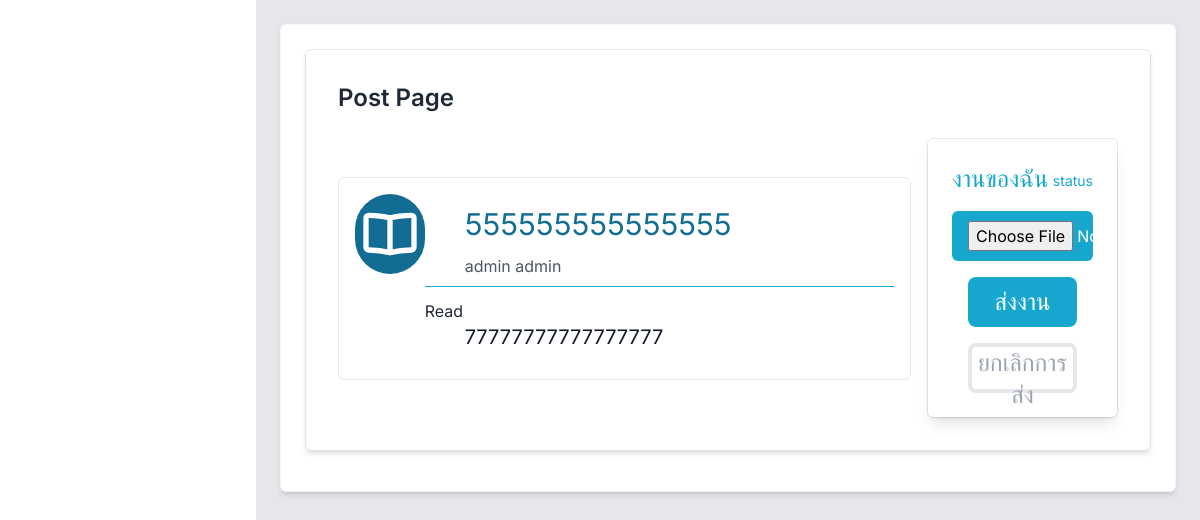
The app's page /Academic/topic.php?topic_id=8 with its own data.
### tables this page shows
CREATE TABLE `assignment` (
  `assignment_id` int(10) UNSIGNED ZEROFILL NOT NULL,
  `assignment_title` varchar(200) NOT NULL,
  `description` varchar(200) NOT NULL,
  `file_attachment` varchar(255) NOT NULL,
  `start_date` timestamp NOT NULL DEFAULT current_timestamp() ON UPDATE current_timestamp(),
  `due_date` datetime NOT NULL,
  `total_score` int(10) NOT NULL,
  `user_id` int(6) UNSIGNED ZEROFILL NOT NULL,
  `course_id` int(6) UNSIGNED ZEROFILL NOT NULL,
  `material_id` int(6) DEFAULT NULL
);

CREATE TABLE `user` (
  `user_id` int(6) UNSIGNED ZEROFILL NOT NULL,
  `firstname` varchar(200) NOT NULL,
  `lastname` varchar(200) NOT NULL,
  `email` varchar(200) NOT NULL,
  `password` varchar(200) NOT NULL,
  `dob` date NOT NULL,
  `gender` varchar(10) NOT NULL,
  `phonenum` varchar(10) NOT NULL,
  `profile_picture` varchar(255) NOT NULL,
  `role` varchar(255) NOT NULL
);

### Academic/topic.php (the view, shortened to what this page needs)
<?php include 'connectdatabase.php';
?>
<!DOCTYPE html>
<html lang="en">
<head>
    <link href="https://fonts.bunny.net/css?family=figtree:400,500,600&display=swap" rel="stylesheet" />
    <link href='https://unpkg.com/boxicons@2.1.4/css/boxicons.min.css' rel='stylesheet'>
    <link href="https://cdn.jsdelivr.net/npm/remixicon@3.5.0/fonts/remixicon.css" rel="stylesheet">
    <script src="https://cdn.tailwindcss.com"></script>
    <link href="style.css" rel="stylesheet">
</head>
<body class="text-gray-800 font-inter">
    <main class="w-full md:w-[calc(100%-256px)] md:ml-64 bg-gray-200 min-h-screen transition-all main">
        <div class="p-6">
            <div class="">
                <div class="grid grid-cols-1 lg:grid-cols-2 gap-6 mb-6">
                    <div class="bg-white border border-gray-100 shadow-md p-6 rounded-md lg:col-span-2 w-full">
                        <div class="flex flex-col lg:flex-row justify-between mb-4 items-start">
                            <div class="mx-auto bg-white p-8 border rounded-md shadow-md w-full">
                                <h2 class="text-2xl font-semibold mb-6">Post Page</h2>
                                <div class="flex flex-col lg:flex-row items-center gap-4  justify-center w-full">
                                    <div class="flex flex-col justify-center border rounded-md border-grey gap-6 w-full lg:w-3/4 h-full">
                                        <div class="flex p-4 bg-white rounded-3xl w-full h-fit">
                                            <div class="bg-[#136C94] rounded-full w-20 h-20 flex justify-center">
                                            </div>
                                            <?php
                                            if (isset($_GET['topic_id'])) {
                                                $assignment_id = $_GET['topic_id'];
                                                $sql = "SELECT assignment.*, user.firstname, user.lastname
                                                FROM assignment
                                                INNER JOIN user ON assignment.user_id = user.user_id
                                                WHERE assignment.assignment_id = '$assignment_id'";
                                                $result = mysqli_query($conn, $sql);
                                                while ($row = mysqli_fetch_array($result)) {
                                            ?>
                                                    <div class="w-full">
                                                        <div>
                                                            <h1 class="text-[#136C94] text-3xl px-10 pt-3"><?= $row['assignment_title'] ?></h1>
                                                        </div>
                                                        <div>
                                                            <h2 class="text-gray-600 text-base px-10 pt-3 pb-2"><?= $row['firstname'] . ' ' . $row['lastname'] ?></h2>
                                                        </div>
                                                        <div>
                                                            <hr class="border-[#17A7CE] pt-3">
                                                        </div>
                                                        <div>
                                                            <a href="../Academic/system/assignmentfile/<?= $row['file_attachment'] ?>" target="_blank" alt="<?= $row['file_attachment'] ?>">Read</a>
                                                            <p class="text-xl text-gray-900 px-10 mb-3">
                                                                <?= $row['description'] ?>
                                                            </p>
                                                        </div>
                                                    </div>
                                            <?php
                                                }
                                            } else {
                                                echo "Assignment ID is missing.";
                                            }
                                            ?>
                                        </div>
                                    </div>
                                    <div class="flex flex-col justify-center self-start  border rounded-md border-grey gap-6 w-full lg:w-1/4 h-full">
                                        <div class="flex flex-col justify-center bg-white rounded-md shadow-lg p-6 w-full h-full">
                                            <div class="flex justify-between">
                                                <span class="text-[#17A7CE] text-left text-2xl ">งานของฉัน</span>
                                                <span class="text-[#17A7CE] text-left text-sm  mt-2">status</span>
                                            </div>
                                            <div class="mt-4">
                                                <input type="file" name="assignmentfile" id="assignmentfile" class="bg-[#17A7CE] text-white  flex w-full px-4 py-2.5 rounded-md cursor-pointer hover:bg-blue-800 transition duration-300">
                                            </div>
                                            <div class="w-full mt-4 ">
                                                <div class="flex w-full px-4">
                                                    <button type="submit" id="submit" class="w-full bg-[#17A7CE] text-white h-[50px] rounded-lg hover:bg-blue-800 transition duration-300">
                                                        <h1 class="text-white text-2xl">ส่งงาน</h1>
                                                    </button>
                                                </div>
                                            </div>
                                            <div class="w-full mt-4">
                                                <div class="flex w-full px-4 ">
                                                    <button type="reset" id="cancle" onclick="cancleUpload()" class="w-full border-4 h-[50px] border-gray-200 rounded-lg hover:bg-gray-200">
                                                        <h1 class="text-gray-400 text-2xl ">ยกเลิกการส่ง</h1>
                                                    </button>
                                                </div>
                                            </div>
                                        </div>
                                    </div>
                                </div>
                            </div>
                        </div>
                    </div>
                </div>
            </div>
        </div>
    </main>
</body>
</html>

### Academic/style.css (style rules this page uses)
html { line-height: 1.5; -webkit-text-size-adjust: 100%; -moz-tab-size: 4; -o-tab-size: 4; tab-size: 4; font-family: ui-sans-serif, system-ui, -apple-system, BlinkMacSystemFont, "Segoe UI", Roboto, "Helvetica Neue", Arial, "Noto Sans", sans-serif, "Apple Color Emoji", "Segoe UI Emoji", "Segoe UI Symbol", "Noto Color Emoji"; font-feature-settings: normal; font-variation-settings: normal; }
body { margin: 0; line-height: inherit; }
hr { height: 0; color: inherit; border-top-width: 1px; }
h1, h2, h3, h4, h5, h6 { font-size: inherit; font-weight: inherit; }
a { color: inherit; text-decoration: inherit; }
button, input, optgroup, select, textarea { font-family: inherit; font-feature-settings: inherit; font-variation-settings: inherit; font-size: 100%; font-weight: inherit; line-height: inherit; color: inherit; margin: 0; padding: 0; }
button, select { text-transform: none; }
button, [type='button'], [type='reset'], [type='submit'] { -webkit-appearance: button; background-color: transparent; background-image: none; }
blockquote, dl, dd, h1, h2, h3, h4, h5, h6, hr, figure, p, pre { margin: 0; }
input::placeholder, textarea::placeholder { opacity: 1; color: #9ca3af; }
button, [role="button"] { cursor: pointer; }
img, svg, video, canvas, audio, iframe, embed, object { display: block; vertical-align: middle; }
.mb-4 { margin-bottom: 1rem; }
.mb-6 { margin-bottom: 1.5rem; }
.mt-2 { margin-top: 0.5rem; }
.mt-4 { margin-top: 1rem; }
.flex { display: flex; }
.grid { display: grid; }
.h-full { height: 100%; }
.min-h-screen { min-height: 100vh; }
.w-full { width: 100%; }
.grid-cols-1 { grid-template-columns: repeat(1, minmax(0, 1fr)); }
.items-start { align-items: flex-start; }
.items-center { align-items: center; }
.justify-center { justify-content: center; }
.justify-between { justify-content: space-between; }
.gap-4 { gap: 1rem; }
.gap-6 { gap: 1.5rem; }
.rounded-full { border-radius: 9999px; }
.rounded-md { border-radius: 0.375rem; }
.border { border-width: 1px; }
.border-gray-100 { --tw-border-opacity: 1; border-color: rgb(243 244 246 / var(--tw-border-opacity)); }
.border-gray-200 { --tw-border-opacity: 1; border-color: rgb(229 231 235 / var(--tw-border-opacity)); }
.bg-white { --tw-bg-opacity: 1; background-color: rgb(255 255 255 / var(--tw-bg-opacity)); }
.p-4 { padding: 1rem; }
.p-6 { padding: 1.5rem; }
.px-4 { padding-left: 1rem; padding-right: 1rem; }
.text-left { text-align: left; }
.font-inter { font-family: 'Inter', sans-serif; }
.text-2xl { font-size: 1.5rem; line-height: 2rem; }
.text-base { font-size: 1rem; line-height: 1.5rem; }
.text-sm { font-size: 0.875rem; line-height: 1.25rem; }
.text-xl { font-size: 1.25rem; line-height: 1.75rem; }
.font-semibold { font-weight: 600; }
.text-gray-400 { --tw-text-opacity: 1; color: rgb(156 163 175 / var(--tw-text-opacity)); }
.text-gray-600 { --tw-text-opacity: 1; color: rgb(75 85 99 / var(--tw-text-opacity)); }
.text-gray-800 { --tw-text-opacity: 1; color: rgb(31 41 55 / var(--tw-text-opacity)); }
.text-white { --tw-text-opacity: 1; color: rgb(255 255 255 / var(--tw-text-opacity)); }
.shadow-md { --tw-shadow: 0 4px 6px -1px rgb(0 0 0 / 0.1), 0 2px 4px -2px rgb(0 0 0 / 0.1); --tw-shadow-colored: 0 4px 6px -1px var(--tw-shadow-color), 0 2px 4px -2px var(--tw-shadow-color); box-shadow: var(--tw-ring-offset-shadow, 0 0 #0000), var(--tw-ring-shadow, 0 0 #0000), var(--tw-shadow); }
.transition-all { transition-property: all; transition-timing-function: cubic-bezier(0.4, 0, 0.2, 1); transition-duration: 150ms; }
@media (min-width: 768px) { .md\:ml-64 { margin-left: 16rem; } }
@media (min-width: 768px) { .md\:w-\[calc\(100\%-256px\)\] { width: calc(100% - 256px); } }
@media (min-width: 1024px) { .lg\:col-span-2 { grid-column: span 2 / span 2; } }
@media (min-width: 1024px) { .lg\:grid-cols-2 { grid-template-columns: repeat(2, minmax(0, 1fr)); } }

### records on screen
assignment: assignment_title "555555555555555", user.firstname "admin", user.lastname "admin", description "77777777777777777"
